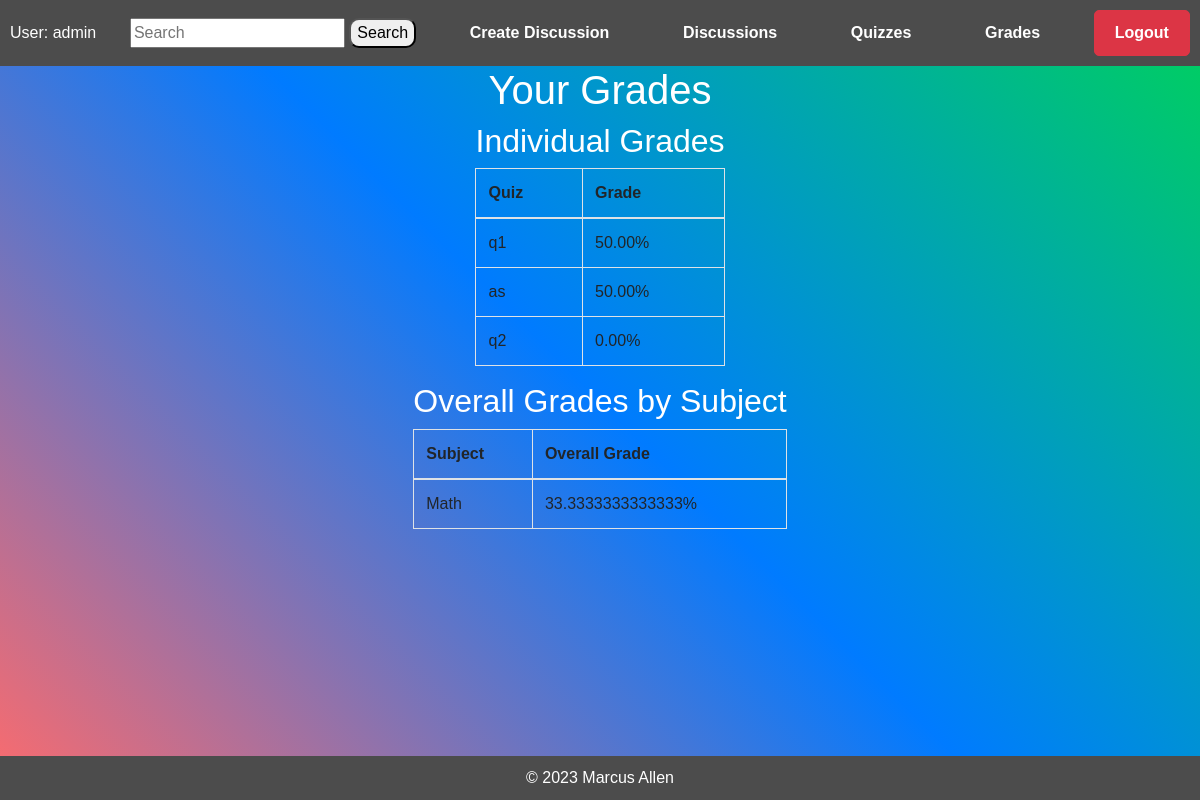
The page /students/grades/ (signed in) on the database as committed earlier.
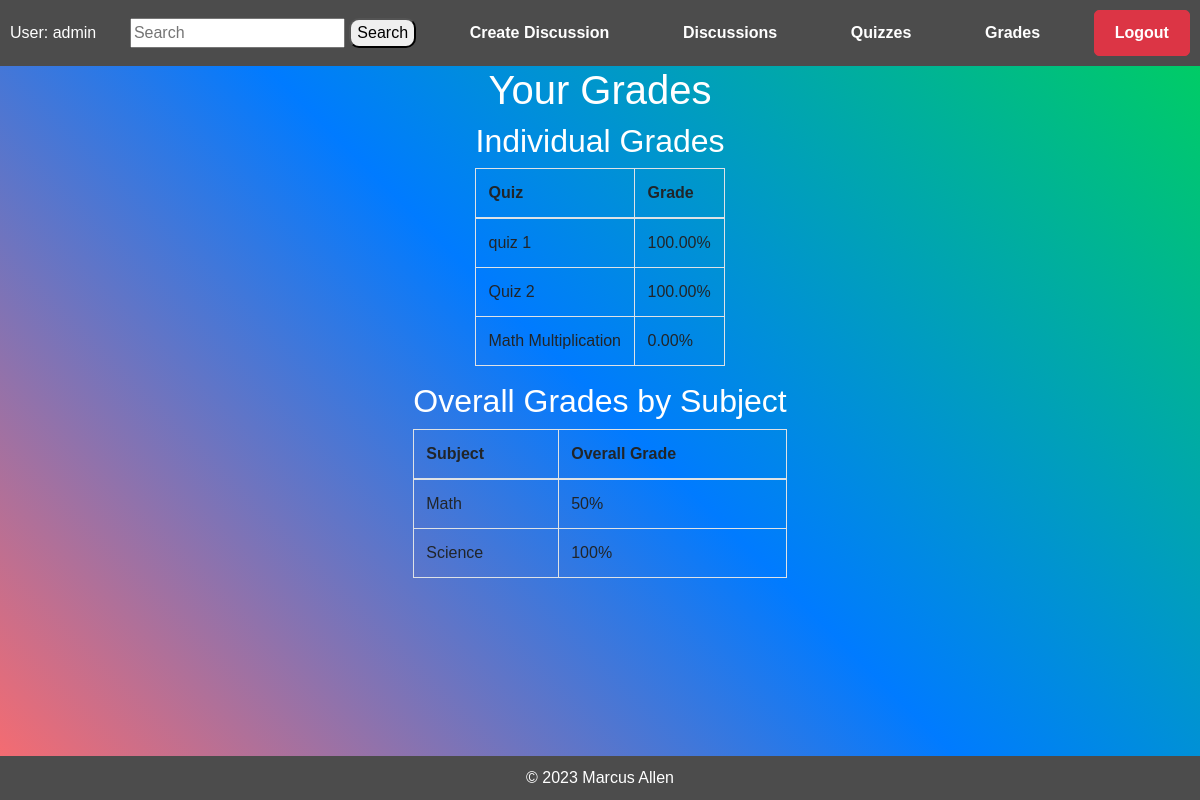
The same page on the database as committed later.
### teachers/models.py (models this page shows, shortened)
class Grade(models.Model):
    student = models.ForeignKey(User, on_delete=models.CASCADE)
    quiz = models.ForeignKey(Quiz, on_delete=models.CASCADE)  # Change to ForeignKey
    grade = models.DecimalField(max_digits=5, decimal_places=2, default=0.00)
    submission_attempts = models.PositiveIntegerField(default=0)

class Quiz(models.Model):
    title = models.CharField(max_length=255)
    author = models.ForeignKey(User, on_delete=models.CASCADE)
    subject = models.CharField(max_length=255, default="Math")

### students/views.py (the view)
# urls.py: path('grades/', views.grades, name='grades'),
def grades(request):
    student = request.user
    student_grades = Grade.objects.filter(student=student)
    subjects = student_grades.values_list('quiz__subject', flat=True).distinct()
    grades_by_subject = []
    for subject in subjects:
        quizzes = Quiz.objects.filter(subject=subject)
        subject_grades = student_grades.filter(quiz__subject=subject)
        total_score = subject_grades.aggregate(Avg('grade'))['grade__avg']
        grades_by_subject.append({
            'subject': subject,
            'quizzes': quizzes,
            'average_score': total_score,
        })
    context = {
        'student_grades': student_grades,
        'grades_by_subject': grades_by_subject,
    }
    return render(request, "students/grades.html", context)

### students/templates/students/grades.html
{% extends "students/index.html" %}
{% block content %}
<div class="container">
    <h1>Your Grades</h1>
    {% if student_grades %}
        <div class="row">
            <div class="col-md-12">
                <h2>Individual Grades</h2>
                <table class="table table-bordered">
                    <thead>
                        <tr>
                            <th>Quiz</th>
                            <th>Grade</th>
                        </tr>
                    </thead>
                    <tbody>
                        {% for grade in student_grades %}
                            <tr>
                                <td>{{ grade.quiz.title }}</td>
                                <td>{{ grade.grade }}%</td>
                            </tr>
                        {% endfor %}
                    </tbody>
                </table>
            </div>
        </div>
        <div class="row">
            <div class="col-md-12">
                <h2>Overall Grades by Subject</h2>
                <table class="table table-bordered">
                    <thead>
                        <tr>
                            <th>Subject</th>
                            <th>Overall Grade</th>
                        </tr>
                    </thead>
                    <tbody>
                        {% for subject_info in grades_by_subject %}
                            <tr>
                                <td>{{ subject_info.subject }}</td>
                                <td>{{ subject_info.average_score }}%</td>
                            </tr>
                        {% endfor %}
                    </tbody>
                </table>
            </div>
        </div>
    {% else %}
        <p>No grades available at the moment.</p>
    {% endif %}
</div>
{% endblock %}

Rows that differ between the two databases and show on the page:
removed Grade: quiz "q1", grade "50.00"
removed Grade: quiz "as", grade "50.00"
removed Grade: quiz "q2", grade "0.00"
added Grade: quiz "quiz 1", grade "100.00"
added Grade: quiz "Quiz 2", grade "100.00"
added Grade: quiz "Math Multiplication", grade "0.00"
Other text that changed with them:
new list line: "Math 50 %"
new list line: "Science 100 %"
list line gone: "Math 33.3333333333333 %"
